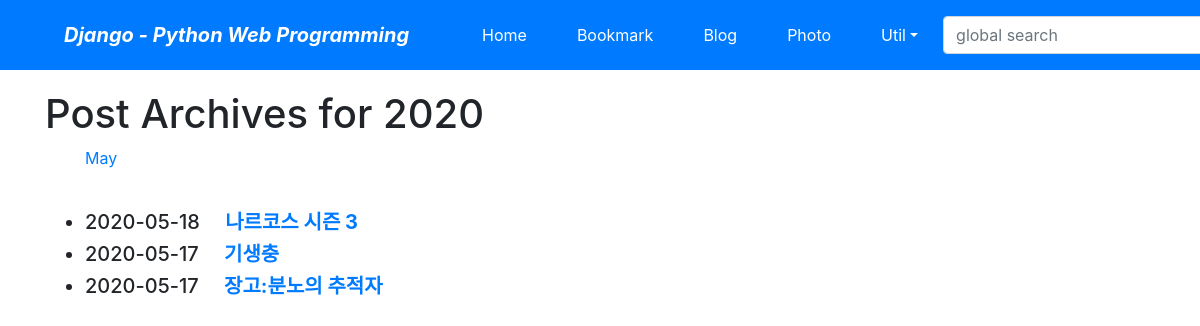
The page /blog/archive/2020/ on the database as committed earlier.
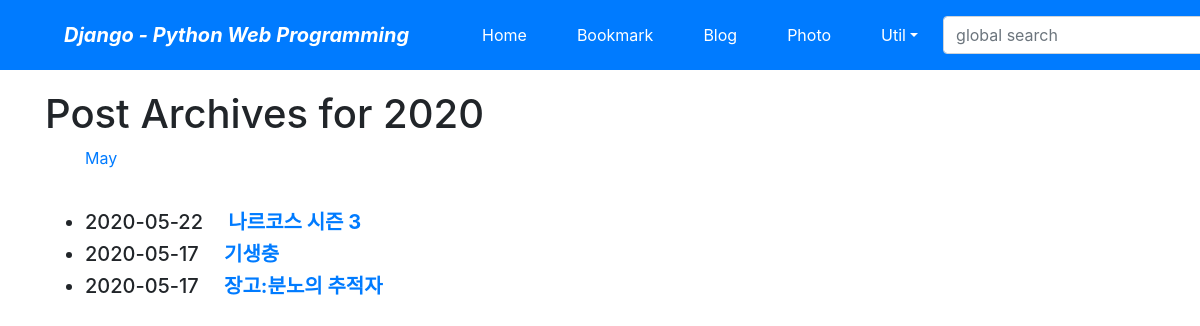
The same page on the database as committed later.
### blog/models.py (models this page shows, shortened)
class Post(models.Model):
    title = models.CharField(verbose_name='TITLE', max_length=50)
    slug = models.SlugField(
        'SLUG', unique=True, allow_unicode=True, help_text='one word for title alias')
    description = models.CharField(
        'DESCRIPTION', max_length=100, blank=True, help_text='simple description text')
    content = models.TextField('CONTENT')
    create_dt = models.DateTimeField('CREATE DATE', auto_now_add=True)
    modify_dt = models.DateTimeField('MODIFY DATE', auto_now=True)
    tags = TaggableManager(blank=True)
    class Meta:
        verbose_name = 'post'
        verbose_name_plural = 'posts'
        db_table = 'blog_posts'
        ordering = ('-modify_dt',)
    def get_absolute_url(self):
        return reverse("blog:post_detail", args=(self.slug,))

### blog/views.py (the view)
# urls.py: path('archive/<int:year>/', views.PostYAV.as_view(), name='post_year_archive'),
class PostYAV(YearArchiveView):
    model = Post
    date_field = 'modify_dt'
    make_object_list = True

### blog/templates/blog/post_archive_year.html (shortened to what this page needs)
{% extends 'base.html' %}
{% block content %}
    <h1>Post Archives for
        {{ year|date:"Y" }}</h1>
    <ul>
        {% for date in date_list %}
            <li style="display: inline;">
                <a href="{% url 'blog:post_month_archive' year|date:'Y' date|date:'b' %}">
                    {{ date|date:"F" }}</a >
            </li>
        {% endfor %}
    </ul>
    <br/>
    <div>
        <ul>
            {% for post in object_list %}
                <li class="h5">
                    {{ post.modify_dt|date:"Y-m-d"}}&emsp;
                    <a href="{{ post.get_absolute_url }}">
                        <strong>{{ post.title }}</strong>
                    </a >
                </li>
            {% endfor %}
        </ul>
    </div>
{% endblock %}

Rows that differ between the two databases and show on the page:
changed Post "나르코스 시즌 3": modify_dt "2020-05-18" → "2020-05-22"
